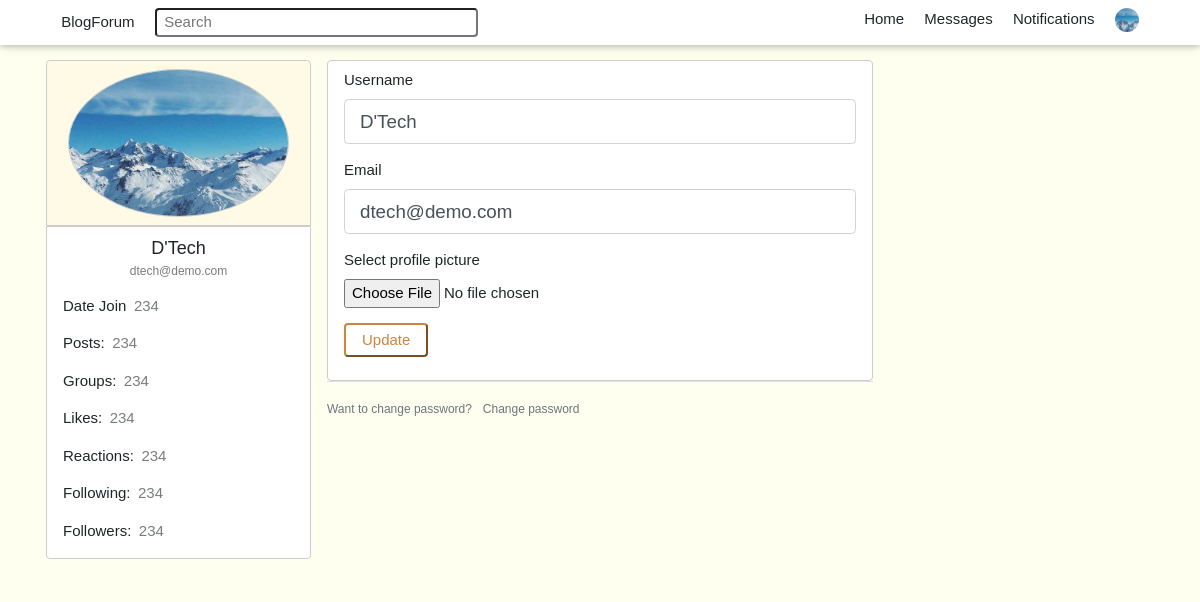
Page /account (signed in) on the committed database.
### blog/models.py (models this page shows, shortened)
class SearchMixin(object):
    @classmethod
    def search(cls, expression):
        ids, total = query_index(cls.__tablename__, expression)
        if total == 0:
            return cls.query.filter_by(id=0), 0
        when = []
        for i in range(len(ids)):
            when.append((ids[i], i))
        return cls.query.filter(cls.id.in_(ids)).order_by(
            db.case(when, value=cls.id)), total

class User(db.Model, UserMixin, SearchMixin):
    __searchable__ = ['username']
    id = db.Column(db.Integer, primary_key=True)
    username = db.Column(db.String(20), unique=True, nullable=False)
    email = db.Column(db.String(120), unique=True, nullable=False)
    image_file = db.Column(db.String(20), nullable=False, default='default.jpg')
    password = db.Column(db.String(100), nullable=False)
    date_joined = db.Column(db.DateTime, nullable=False, default=datetime.utcnow)
    admin = db.Column(db.Boolean, default=False)
    roles = db.Column(db.String(4), default='R')
    posts = db.relationship('Post', backref='author', lazy='dynamic')
    comments = db.relationship('Comment', backref='author', lazy='dynamic')
    followed = db.relationship('User', secondary=followers,
                               primaryjoin=(followers.c.follower_id == id),
                               secondaryjoin=(followers.c.followed_id == id),
                               backref=db.backref('followers', lazy='dynamic'), lazy='dynamic')
    liked_posts = db.relationship('PostLike',
                                  foreign_keys='PostLike.user_id',
                                  backref='user', lazy='dynamic')
    liked_comments = db.relationship('CommentLike',
                                     foreign_keys='CommentLike.user_id',
                                     backref='user', lazy='dynamic')
    groups = db.relationship('Group', secondary=joins,
                             backref=db.backref('users', lazy='dynamic'),
                             lazy='dynamic')
    saved_posts = db.relationship('Post', secondary=post_save,
                             backref=db.backref('users', lazy='dynamic'),
                             lazy='dynamic')
    saved_comments = db.relationship('Comment', secondary=comment_save,
                                 backref=db.backref('users', lazy='dynamic'),
                                 lazy='dynamic')
    '''sent_messages = db.relationship('Message',
                                    foreign_keys='Message.sender_id',
                                    backref='author', lazy='dynamic')
    received_messages = db.relationship('Message',
                                        foreign_keys='Message.receiver_id',
                                        backref='receiver', lazy='dynamic')
    last_message_read_time = db.Column(db.DateTime)
    notifications = db.relationship('Notification', backref='user', lazy='dynamic')'''
    def is_admin(self):
        return self.admin
    '''def new_messages(self):
        last_read_time = self.last_message_read_time or datetime(1900, 1, 1)
        return Message.query.filter_by(receiver=self).filter(
            Message.timestamp > last_read_time).count()

    def add_notification(self, name, data):
        self.notifications.filter_by(name=name).delete()
        n = Notification(name=name, payload_json=json.dumps(data), user=self)
        db.session.add(n)
        return n'''

### blog/users/routes.py (the view)
@users.route('/account', methods=['GET', 'POST'])
@login_required
def account():
    form = UpdateAccountForm()
    if form.validate_on_submit():
        if form.picture.data:
            current_user.image_file = save_picture(form.picture.data)
        current_user.username = form.username.data
        current_user.email = form.email.data
        db.session.commit()
        flash(f'Account updated successfully', 'success')
        redirect(url_for('.account'))
    elif request.method == 'GET':
        form.username.data = current_user.username
        form.email.data = current_user.email
    img_file = url_for('static', filename='profile_img/' + current_user.image_file)
    return render_template('user/account.html', title='Account', img_file=img_file, form=form)

### blog/main/forms.py
class SearchForm(FlaskForm):
    q = StringField('Search', validators=[DataRequired()])
    def __init__(self, *args, **kwargs):
        if 'formdata' not in kwargs:
            kwargs['formdata'] = request.args
        if 'csrf_enabled' not in kwargs:
            kwargs['csrf_enabled'] = False
        super(SearchForm, self).__init__(*args, **kwargs)

### blog/users/forms.py (shortened to what this page needs)
class UpdateAccountForm(FlaskForm):
    username = StringField('Username', validators=[DataRequired(), Length(min=2, max=20)])
    email = StringField('Email', validators=[DataRequired(), Email()])
    picture = FileField('Select profile picture', validators=[FileAllowed(['jpg', 'png'])])
    submit = SubmitField('Update')

### blog/models.py (called while the page is built)
@login_manager.user_loader
def load_user(user_id):
    return User.query.get(int(user_id))

### blog/users/routes.py (called while the page is built)
@users.before_request
def before_request():
    if current_user.is_authenticated or current_user.is_anonymous:
        g.search_form = SearchForm()

### blog/templates/user/account.html (shortened to what this page needs)
{% extends 'layout.html' %}
{% block content %}
    <div class="w3-col m3">
        <div class="w3-center w3-padding w3-border rounded-top pg-wheat">
            <img src="{{ img_file }}" class="w3-circle w3-image w3-border w3-hover-opacity" style="width:96%; height:96%;"
            onclick="document.getElementById('modal01').style.display='block'"/>
        </div>
        <div class="w3-container w3-margin-bottom w3-border pt-2 rounded-bottom bg-white">
            <div class="w3-center w3-large pg-font-bold">{{ current_user.username }}</div>
            <div class="w3-center"><p class="w3-small w3-opacity">{{ current_user.email }}</p></div>
            <p>Date Join<span class="w3-opacity ml-2">234</span></p>
            <p>Posts:<span class="w3-opacity ml-2">234</span></p>
            <p>Groups:<span class="w3-opacity ml-2">234</span></p>
            <p>Likes:<span class="w3-opacity ml-2">234</span></p>
            <p>Reactions:<span class="w3-opacity ml-2">234</span></p>
            <p>Following:<span class="w3-opacity ml-2">234</span></p>
            <p>Followers:<span class="w3-opacity ml-2">234</span></p>
        </div>
    </div>
<div class="w3-col m6">
    <div class="w3-container w3-padding w3-border w3-round pg-bgc-white">
        <form method="POST" action="" enctype="multipart/form-data">
                <div class="form-group">
                    {{ form.username.label(class="form-control-label") }}
                    {% if form.username.errors %}
                        {{ form.username(class="form-control form-control-lg is-invalid") }}
                        <div class="invalid-feedback">
                            {% for error in form.username.errors %}
                                <span>{{ error }}</span>
                            {% endfor %}
                        </div>
                    {% else %}
                        {{ form.username(class="form-control form-control-lg") }}
                    {% endif %}
                </div>
                <div class="form-group">
                    {{ form.email.label(class="form-control-label") }}
                    {% if form.email.errors %}
                        {{ form.email(class="form-control form-control-lg is-invalid") }}
                        <div class="invalid-feedback">
                            {% for error in form.email.errors %}
                                <span>{{ error }}</span>
                            {% endfor %}
                        </div>
                    {% else %}
                        {{ form.email(class="form-control form-control-lg") }}
                    {% endif %}
                </div>
                <div class="form-group">
                    {{ form.picture.label() }}
                    {{ form.picture(class="form-control-file") }}
                </div>
            <div class="form-group">
                {{ form.submit(class="pg-btn") }}
            </div>
        </form>
    </div>
    <div class="border-top pt-3">
        <small class="text-muted">
            Want to change password? <a href="{{ url_for('users.change_password') }}" class="ml-2">Change password</a>
        </small>
    </div>
</div>
{% endblock content%}

### blog/templates/layout.html (shortened to what this page needs)
<!DOCTYPE html>
<html lang="en">
<head>
    {% block styles %}
        {{ bootstrap.load_css() }}
    {% endblock %}
    <link rel="stylesheet" href="{{ url_for('static', filename='css/bootstrap.min.css') }}"/>
    <link rel="stylesheet" href="{{ url_for('static', filename='css/w3.css') }}"/>
    <link rel="stylesheet" href="{{ url_for('static', filename='css/main.css') }}"/>
</head>
<body style="background-color:#FFFFF0;">
    <div class="w3-container w3-top w3-card" style="background-color:#FFFFFF;">
        <div class="w3-auto">
            <div class="w3-container w3-padding">
                <div class="w3-half">
                    {% if g.search_form %}
                    <form method="get" action="{{ url_for('main.search') }}">
                        <a href="{{ url_for('main.home') }}" class="w3-margin-right pg-header-link">BlogForum</a>
                            {{ g.search_form.q(size=20, class="w3-round w3-border-1 pl-2",
                            id="header-input", type="text", placeholder=g.search_form.q.label.text) }}
                    </form>
                    {% endif %}
                </div>
                <div class="w3-half">
                    <div class="w3-right">
                        {% if current_user.is_authenticated %}
                            <a href="{{ url_for('main.home') }}" class="w3-margin-left w3-hover-opacity pg-header-link">Home</a>
                            <a href="#" class="w3-margin-left w3-hover-opacity pg-header-link" data-toggle="tooltip" data-trigger="hover" title="Messages">Messages</a>
                            <a href="#" class="w3-margin-left w3-hover-opacity pg-header-link" data-toggle="tooltip" data-trigger="hover" title="Notifications">Notifications</a>
                                <img src="{{ url_for('static', filename='profile_img/' + current_user.image_file) }}" class="w3-circle w3-margin-left dropdown-toggle" data-toggle="dropdown" style="width:24px; height:24px;"/>
                        {% else %}
                            <a href="{{ url_for('users.login') }}" class="w3-margin-left w3-hover-opacity pg-header-link">Login</a>
                            <a href="{{ url_for('users.register') }}" class="w3-margin-left w3-hover-opacity pg-header-link">Register</a>
                        {% endif %}
                    </div>
                </div>
            </div>
        </div>
    </div>
    <div class="w3-auto pg-content-section">
        <div class="w3-row-padding">
                {% block content %} {% endblock %}
        </div>
    </div>
</body>
</html>

### blog/static/css/w3.css (style rules this page uses)
*,*:before,*:after { box-sizing:inherit }
html { -ms-text-size-adjust:100%;-webkit-text-size-adjust:100% }
body { margin:0 }
a { background-color:transparent }
small { font-size:80% }
img { border-style:none }
button,input,select,textarea,optgroup { font:inherit;margin:0 }
button,input { overflow:visible }
button,[type=button],[type=reset],[type=submit] { -webkit-appearance:button }
html,body { font-family:Verdana,sans-serif;font-size:15px;line-height:1.5 }
html { overflow-x:hidden }
.w3-image { max-width:100%;height:auto }
img { vertical-align:middle }
a { color:inherit }
.w3-container:after,.w3-container:before,.w3-panel:after,.w3-panel:before,.w3-row:after,.w3-row:before,.w3-row-padding:after,.w3-row-padding:before, .w3-cell-row:before,.w3-cell-row:after,.w3-clear:after,.w3-clear:before,.w3-bar:before,.w3-bar:after { content:"";display:table;clear:both }
.w3-col,.w3-half,.w3-third,.w3-twothird,.w3-threequarter,.w3-quarter { float:left;width:100% }
@media (min-width:601px) { .w3-col.m3,.w3-quarter { width:24.99999% } }
@media (min-width:601px) { .w3-col.m6,.w3-half { width:49.99999% } }
.w3-content,.w3-auto { margin-left:auto;margin-right:auto }
.w3-auto { max-width:1140px }
@media (max-width:1205px) { .w3-auto { max-width:95% } }
.w3-top,.w3-bottom { position:fixed;width:100%;z-index:1 }
.w3-top { top:0 }
.w3-circle { border-radius:50% }
.w3-round,.w3-round-medium { border-radius:4px }
.w3-row-padding,.w3-row-padding>.w3-half,.w3-row-padding>.w3-third,.w3-row-padding>.w3-twothird,.w3-row-padding>.w3-threequarter,.w3-row-padding>.w3-quarter,.w3-row-padding>.w3-col { padding:0 8px }
.w3-container,.w3-panel { padding:0.01em 16px }
.w3-card,.w3-card-2 { box-shadow:0 2px 5px 0 rgba(0,0,0,0.16),0 2px 10px 0 rgba(0,0,0,0.12) }
.w3-opacity,.w3-hover-opacity:hover { opacity:0.60 }
.w3-small { font-size:12px!important }
.w3-large { font-size:18px!important }
.w3-center { text-align:center!important }
.w3-border { border:1px solid #ccc!important }
.w3-margin-bottom { margin-bottom:16px!important }
.w3-margin-left { margin-left:16px!important }
.w3-margin-right { margin-right:16px!important }
.w3-padding { padding:8px 16px!important }
.w3-right { float:right!important }

### blog/static/css/main.css (style rules this page uses)
body { background-color: cornsilk; }
.pg-link, .pg-header-link, .pg-join, .pg-header-link:hover, .pg-link:hover, .pg-join:hover { text-decoration: none; }
.pg-wheat { background-color: #fffae6; }
.pg-btn { background-color:white; border-color: peru; color: peru; padding: 4px 16px 4px 16px; border-radius: 4px; }
#header-input { width: 60%; }
.pg-content-section { margin-top: 60px; }
.pg-bgc-white { background-color: white; }

### rows in the picture
User: image_file (placeholder picture), username "D'Tech", email "dtech@demo.com"
